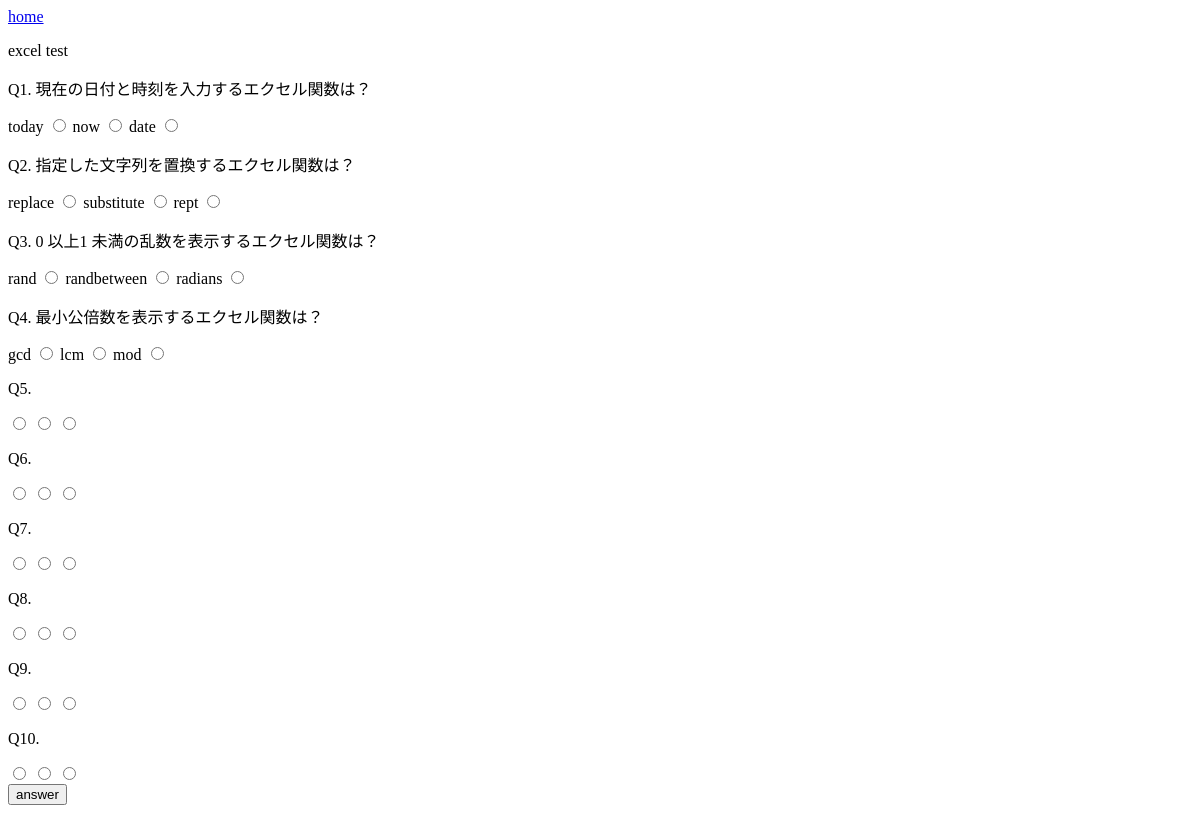
/skil/1/exceltest/, run on an earlier commit of the app's database.
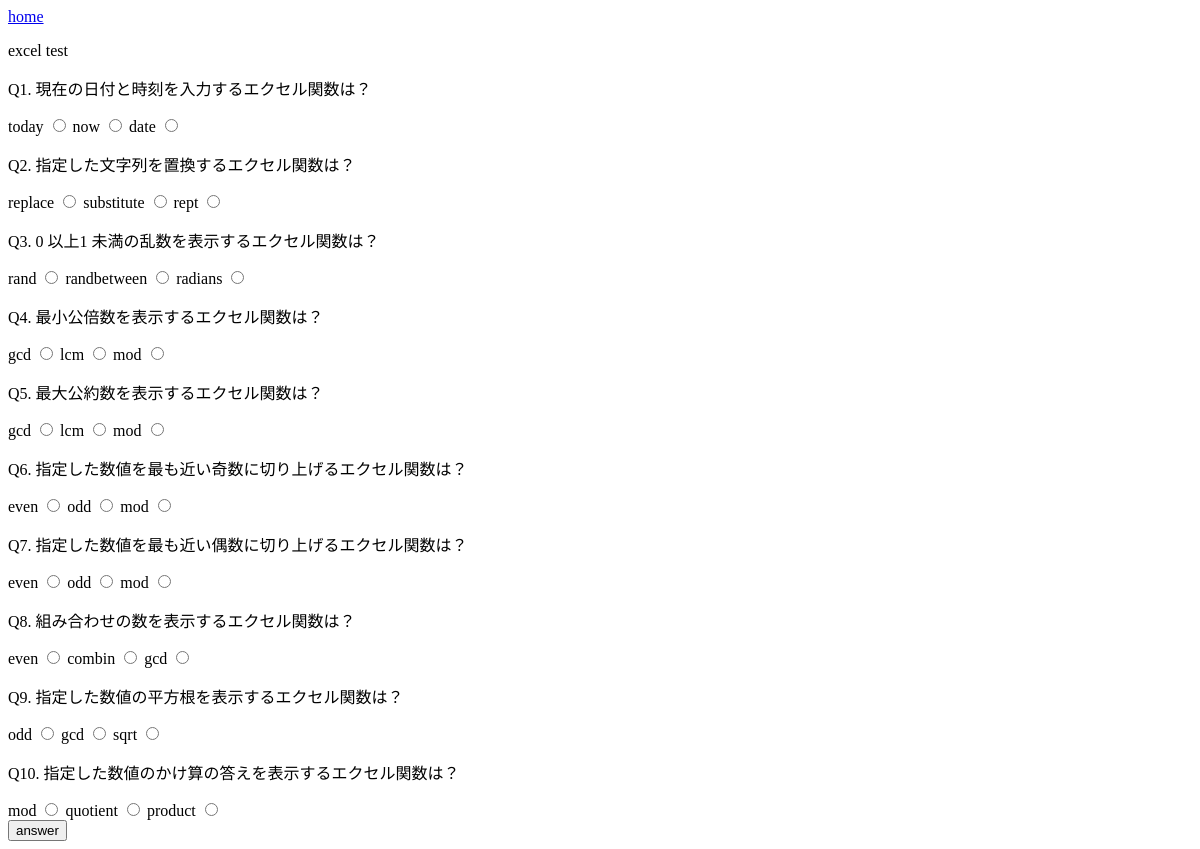
And on a later commit of the database.
### skil/models.py (models this page shows, shortened)
class Equestion(models.Model):
    number = models.IntegerField(default=0)
    ques = models.TextField()
    sele1 = models.TextField()
    sele2 = models.TextField()
    sele3 = models.TextField()
    answer = models.IntegerField()

### skil/views.py (the view)
# urls.py: path('<int:excel_id>/exceltest/', views.exceltest, name='ET'),
def exceltest(request, excel_id):
    excel = Equestion.objects.filter(id__gte=10*excel_id-9).filter(id__lt=10*excel_id+1)
    data = {'excel':excel}
    return render(request, 'skil/excel_test.html', data)

### skil/templates/skil/excel_test.html (shortened to what this page needs)
<!DOCTYPE html>
<html>
    <head>
    </head>
    <body>
        <a href="{% url 'index' %}">home</a>
        <br>
        <p>excel test</p>
        <form id="Q1">
            <p>Q1. {{ excel.0.ques }}</p>
            <label for="radio11">{{ excel.0.sele1 }}</label>
            <input id="radio11" name="option" type="radio" value="1">
            <label for="radio12">{{ excel.0.sele2 }}</label>
            <input id="radio12" name="option" type="radio" value="2">
            <label for="radio13">{{ excel.0.sele3 }}</label>
            <input id="radio13" name="option" type="radio" value="3">
            <br>
        </form>
        <form id="Q2">
            <p>Q2. {{ excel.1.ques }}</p>
            <label for="radio21">{{ excel.1.sele1 }}</label>
            <input id="radio21" name="option" type="radio" value="1">
            <label for="radio22">{{ excel.1.sele2 }}</label>
            <input id="radio22" name="option" type="radio" value="2">
            <label for="radio23">{{ excel.1.sele3 }}</label>
            <input id="radio23" name="option" type="radio" value="3">
            <br>
        </form>
        <form id="Q3">
            <p>Q3. {{ excel.2.ques }}</p>
            <label for="radio31">{{ excel.2.sele1 }}</label>
            <input id="radio31" name="option" type="radio" value="1">
            <label for="radio32">{{ excel.2.sele2 }}</label>
            <input id="radio32" name="option" type="radio" value="2">
            <label for="radio33">{{ excel.2.sele3 }}</label>
            <input id="radio33" name="option" type="radio" value="3">
            <br>
        </form>
        <form id="Q4">
            <p>Q4. {{ excel.3.ques }}</p>
            <label for="radio41">{{ excel.3.sele1 }}</label>
            <input id="radio41" name="option" type="radio" value="1">
            <label for="radio42">{{ excel.3.sele2 }}</label>
            <input id="radio42" name="option" type="radio" value="2">
            <label for="radio43">{{ excel.3.sele3 }}</label>
            <input id="radio43" name="option" type="radio" value="3">
        <br>
        </form>
        <form id="Q5">
            <p>Q5. {{ excel.4.ques }}</p>
            <label for="radio51">{{ excel.4.sele1 }}</label>
            <input id="radio51" name="option" type="radio" value="1">
            <label for="radio52">{{ excel.4.sele2 }}</label>
            <input id="radio52" name="option" type="radio" value="2">
            <label for="radio53">{{ excel.4.sele3 }}</label>
            <input id="radio53" name="option" type="radio" value="3">
        <br>
        </form>
        <form id="Q6">
            <p>Q6. {{ excel.5.ques }}</p>
            <label for="radio61">{{ excel.5.sele1 }}</label>
            <input id="radio61" name="option" type="radio" value="1">
            <label for="radio62">{{ excel.5.sele2 }}</label>
            <input id="radio62" name="option" type="radio" value="2">
            <label for="radio63">{{ excel.5.sele3 }}</label>
            <input id="radio63" name="option" type="radio" value="3">
        <br>
        </form>
        <form id="Q7">
            <p>Q7. {{ excel.6.ques }}</p>
            <label for="radio71">{{ excel.6.sele1 }}</label>
            <input id="radio71" name="option" type="radio" value="1">
            <label for="radio72">{{ excel.6.sele2 }}</label>
            <input id="radio72" name="option" type="radio" value="2">
            <label for="radio73">{{ excel.6.sele3 }}</label>
            <input id="radio73" name="option" type="radio" value="3">
        <br>
        </form>
        <form id="Q8">
            <p>Q8. {{ excel.7.ques }}</p>
            <label for="radio81">{{ excel.7.sele1 }}</label>
            <input id="radio81" name="option" type="radio" value="1">
            <label for="radio82">{{ excel.7.sele2 }}</label>
            <input id="radio82" name="option" type="radio" value="2">
            <label for="radio83">{{ excel.7.sele3 }}</label>
            <input id="radio83" name="option" type="radio" value="3">
        <br>
        </form>
        <form id="Q9">
            <p>Q9. {{ excel.8.ques }}</p>
            <label for="radio91">{{ excel.8.sele1 }}</label>
            <input id="radio91" name="option" type="radio" value="1">
            <label for="radio92">{{ excel.8.sele2 }}</label>
            <input id="radio92" name="option" type="radio" value="2">
            <label for="radio93">{{ excel.8.sele3 }}</label>
            <input id="radio93" name="option" type="radio" value="3">
        <br>
        </form>
        <form id="Q10">
            <p>Q10. {{ excel.9.ques }}</p>
            <label for="radio01">{{ excel.9.sele1 }}</label>
            <input id="radio01" name="option" type="radio" value="1">
            <label for="radio02">{{ excel.9.sele2 }}</label>
            <input id="radio02" name="option" type="radio" value="2">
            <label for="radio03">{{ excel.9.sele3 }}</label>
            <input id="radio03" name="option" type="radio" value="3">
        <br>
        </form>
        {% if not excel.has_next %}
            {% if '5' in request.get_full_path %}
            <form action="{% url 'Eanswer' excel_id=5 %}" method="post">
                {% csrf_token %}
                <button type="submit">answer</button>
            </form>
            {% elif '4' in request.get_full_path %}
            <form action="{% url 'Eanswer' excel_id=4 %}" method="post">
                {% csrf_token %}
                <button type="submit">answer</button>
            </form>
            {% elif '3' in request.get_full_path %}
            <form action="{% url 'Eanswer' excel_id=3 %}" method="post">
                {% csrf_token %}
                <button type="submit">answer</button>
            </form>
            {% elif '2' in request.get_full_path %}
            <form action="{% url 'Eanswer' excel_id=2 %}" method="post">
                {% csrf_token %}
                <button type="submit">answer</button>
            </form>
            {% elif '1' in request.get_full_path %}
            <form action="{% url 'Eanswer' excel_id=1 %}" method="post">
                <button type="submit">answer</button>
            </form>
            {% endif %}
        {% endif %}
    </body>
</html>

What changed in the data, as far as the page shows it:
added Equestion: ques "最大公約数を表示するエクセル関数は？", sele1 "gcd", sele2 "lcm", sele3 "mod"
added Equestion: ques "指定した数値を最も近い奇数に切り上げるエクセル関数は？", sele1 "even", sele2 "odd", sele3 "mod"
added Equestion: ques "指定した数値を最も近い偶数に切り上げるエクセル関数は？", sele1 "even", sele2 "odd", sele3 "mod"
added Equestion: ques "組み合わせの数を表示するエクセル関数は？", sele1 "even", sele2 "combin", sele3 "gcd"
added Equestion: ques "指定した数値の平方根を表示するエクセル関数は？", sele1 "odd", sele2 "gcd", sele3 "sqrt"
added Equestion: ques "指定した数値のかけ算の答えを表示するエクセル関数は？", sele1 "mod", sele2 "quotient", sele3 "product"
Also different on the page:
form field option: "☐" → "☐ gcd"
form field option: "☐" → "☐ lcm"
form field option: "☐" → "☐ mod"
form field option: "☐" → "☐ even"
form field option: "☐" → "☐ odd"
form field option: "☐" → "☐ combin"
form field option: "☐" → "☐ sqrt"
form field option: "☐" → "☐ quotient"
form field option: "☐" → "☐ product"
